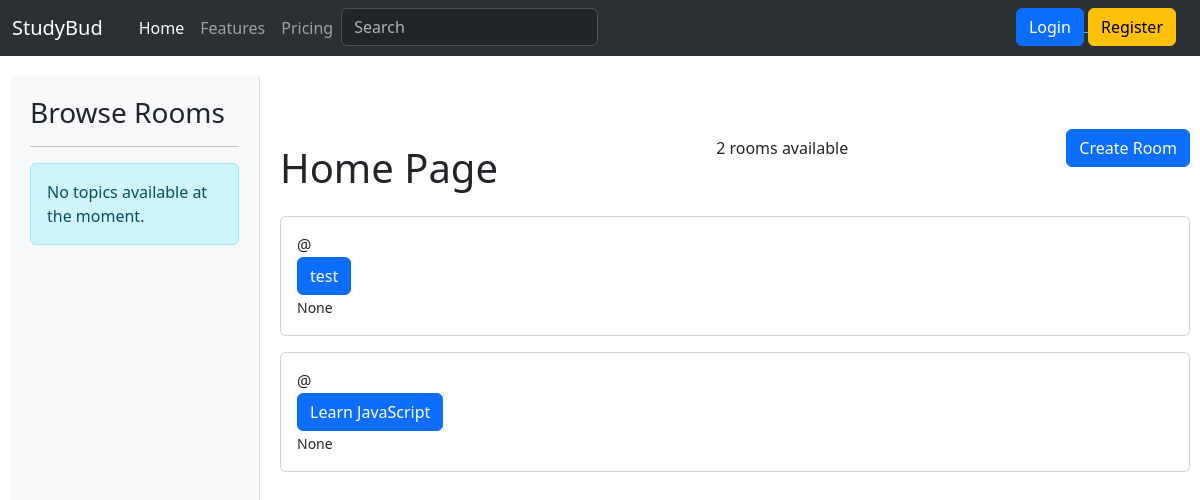
/, run on an earlier commit of the app's database.
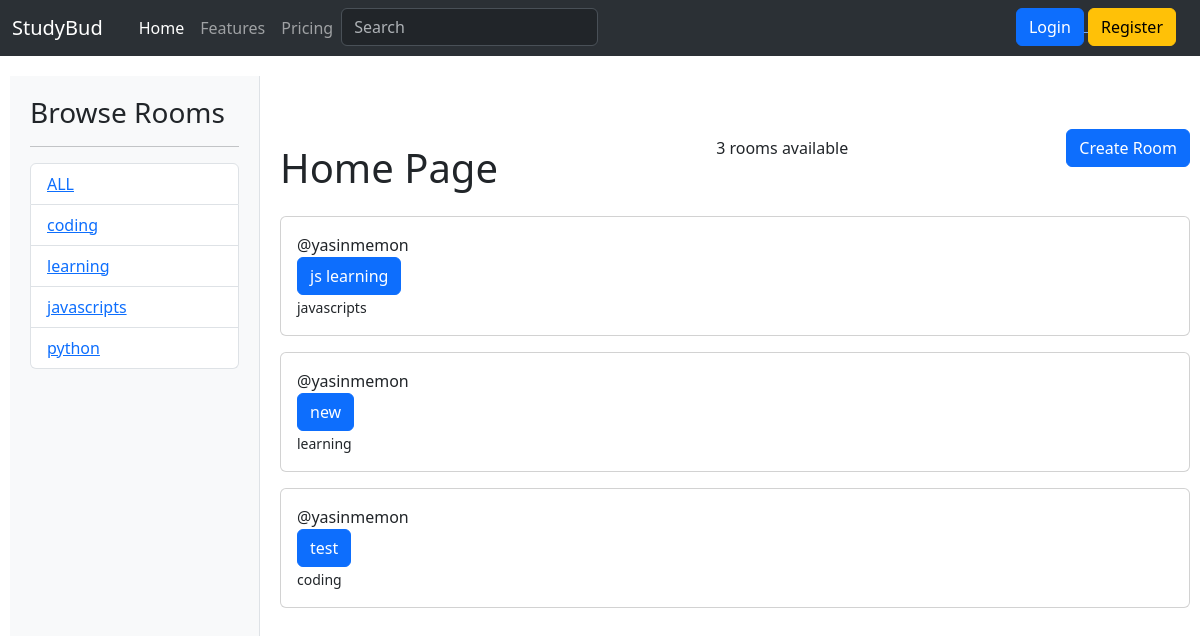
And on a later commit of the database.
### base/models.py (models this page shows, shortened)
class Room(models.Model):
    host = models.ForeignKey(User, on_delete=models.SET_NULL, null=True)
    topic = models.ForeignKey(Topic, on_delete=models.SET_NULL, null=True)
    name = models.CharField(max_length=200)
    description = models.TextField(null=True, blank=True)
    updated = models.DateTimeField(auto_now=True)
    created = models.DateTimeField(auto_now_add=True)
    class Meta():
        ordering = ['-updated', '-created']

class Topic(models.Model):
    name = models.CharField(max_length=200)
    def __str__(self):
        return self.name

### base/views.py (the view)
# urls.py: path('', views.home, name='home'),
def home(request):
    q = request.GET.get('q') if request.GET.get('q') != None else ''
    rooms = Room.objects.filter(Q(topic__name__icontains=q) |
                                Q(name__icontains=q) |
                                Q(description__icontains=q))
    topics = Topic.objects.all()
    room_count = rooms.count()
    return render(request, 'base/index.html', {'rooms': rooms, 'topics': topics, 'room_count': room_count})

### base/templates/base/index.html (shortened to what this page needs)
{% extends 'main.html' %} {% block content %}
<div class="home-container">
  <div class="sidebar">
    <h3>Browse Rooms</h3>
    <hr />
    {% if topics %}
    <ul class="list-group">
      <li class="list-group-item">
        <a href="{% url 'home' %}">ALL</a>
      </li>
      {% for topic in topics %}
      <li class="list-group-item">
        <a href="{% url 'home' %}?q={{ topic.name }}">{{ topic.name }}</a>
      </li>
      {% endfor %}
    </ul>
    {% endif %} {% if not topics %}
    <div class="alert alert-info" role="alert">
      No topics available at the moment.
    </div>
    {% endif %}
  </div>
  <div class="rooms-section">
    <div class="d-flex justify-content-between align-items-center mb-3">
      <h1 class="mt-5">Home Page</h1>
      <span>{{room_count}} rooms available</span>
      <a href="{% url 'create-room' %}" class="btn btn-primary">Create Room</a>
    </div>
    <div>
      {% if rooms %} {% for room in rooms %}
      <div class="card mb-3">
        <div class="card-body">
          <span>@{{room.host.username}}</span><br />
          <a href="{% url 'room' room.id %}" class="btn btn-primary"
            >{{room.name}}</a
          >
          <br />
          <small>{{room.topic}}</small>
        </div>
      </div>
      {% endfor %} {% else %}
      <div class="alert alert-info" role="alert">
        No rooms available at the moment.
      </div>
      {% endif %}
    </div>
  </div>
</div>
{% endblock %}

### templates/main.html (shortened to what this page needs)
<!DOCTYPE html>
<html lang="en">
  <head>
    <link
      href="https://cdn.jsdelivr.net/npm/bootstrap@5.3.6/dist/css/bootstrap.min.css"
      rel="stylesheet"
    />
  </head>
  <body>
    {% include 'Navbar.html' %}  {% block content %} {% endblock %}
  </body>
</html>

### templates/Navbar.html (shortened to what this page needs)
<nav
  class="navbar navbar-expand-lg bg-body-tertiary bg-dark"
  data-bs-theme="dark"
>
  <div class="container-fluid">
    <a class="navbar-brand" href="{% url 'home' %}">StudyBud</a>
    <div class="collapse navbar-collapse" id="navbarNavDropdown">
      <div class="container-fluid d-flex justify-content-between">
        <ul class="navbar-nav">
          <li class="nav-item">
            <a
              class="nav-link active"
              aria-current="page"
              href="{% url 'home' %}"
              >Home</a
            >
          </li>
          <li class="nav-item">
            <a class="nav-link" href="#">Features</a>
          </li>
          <li class="nav-item">
            <a class="nav-link" href="#">Pricing</a>
          </li>
          <li class="nav-item">
            <form
              method="GET"
              action="{% url 'home' %}"
              class="d-flex"
              role="search"
            >
              <input
                class="form-control me-2"
                type="text"
                placeholder="Search"
                aria-label="Search"
                name="q"
              />
            </form>
          </li>
        </ul>
        <div>
          {% if user.is_authenticated %}
          <a href="logout">
            <button type="button" class="btn btn-primary">Logout</button>
          </a>
          {% else %}
          <a href="{% url 'login' %}">
            <button type="button" class="btn btn-primary">Login</button>
          </a>
          {% endif %}
          <a href="{% url 'register' %}">
            <button type="button" class="btn btn-warning">Register</button>
          </a>
        </div>
      </div>
    </div>
  </div>
</nav>

### base/templates/base/index.html (style rules this page uses)
.home-container { margin-top: 20px; display: flex; flex-direction: row; gap: 20px; margin-left: 10px; margin-right: 10px; min-height: 90vh; }
.sidebar { flex: 0 0 250px; padding: 20px; background-color: #f8f9fa; border-right: 1px solid #dee2e6; height: 100%; min-height: 90vh; }
.rooms-section { flex: 1 1 0%; padding: 20px 0 20px 0; min-width: 0; }

What changed in the data, as far as the page shows it:
removed Room: name "test", topic "None"
removed Room: name "Learn JavaScript", topic "None"
added Topic: name "coding"
added Topic: name "learning"
added Topic: name "javascripts"
added Topic: name "python"
added Room: host.username "yasinmemon", name "js learning", topic "javascripts"
added Room: host.username "yasinmemon", name "new", topic "learning"
added Room: host.username "yasinmemon", name "test", topic "coding"
Also different on the page:
{{ room_count }}: "2" → "3"
text no longer shown: "No topics available at the moment."
text now shown: "ALL"
